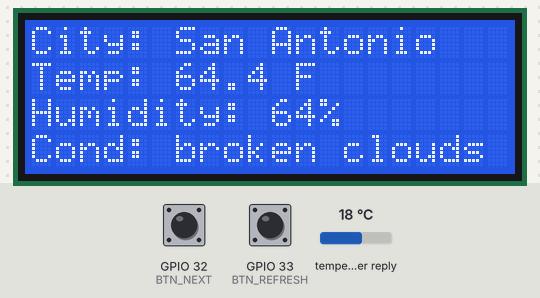
Recording of a sketch running on a simulated ESP32. On the bench: 20×4 character LCD. Inputs (shaded band) come from the test bench; at power-on: GPIO 32 (BTN_NEXT) HIGH, GPIO 33 (BTN_REFRESH) HIGH, temperature in the weather reply 18 °C. WiFi joins after 1.5 s; servers stay silent unless stated; web services answer with replies made up by the test bench; what the sketch prints to the serial monitor is not drawn.

Above: at 3.8 s.
3.9 s: GPIO 32 (BTN_NEXT) pulled LOW for 1 s
At 4.04 s:
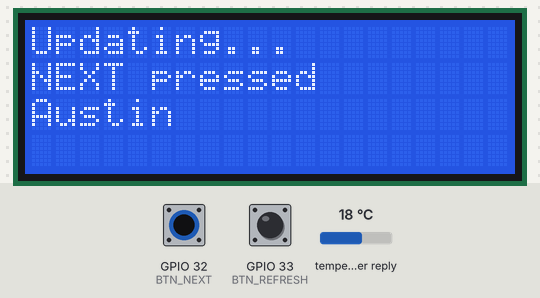
6.4 s: GPIO 33 (BTN_REFRESH) pulled LOW for 1 s
At 6.64 s:
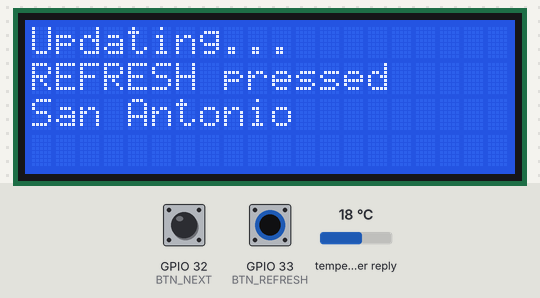
8.9 s: GPIO 32 (BTN_NEXT) pulled LOW for 0.15 s
At 9.9 s:
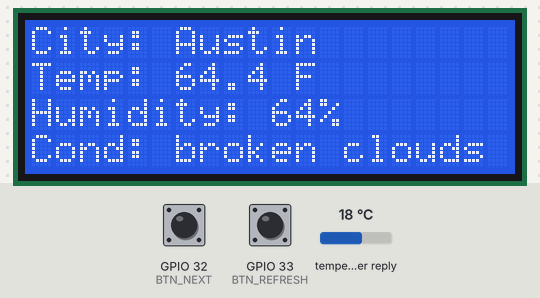
10.6 s: GPIO 33 (BTN_REFRESH) pulled LOW for 0.15 s
At 10.72 s:
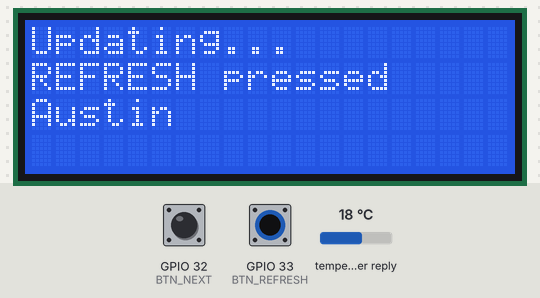
12.3 s: GPIO 32 (BTN_NEXT) pulled LOW for 0.15 s
At 13.7 s:
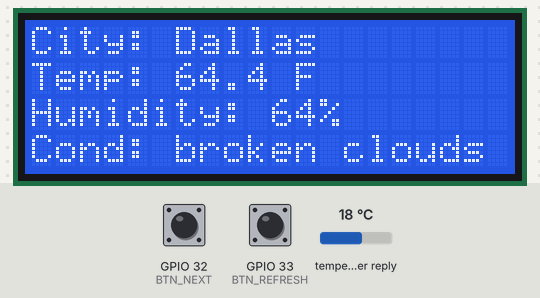
14.0 s: GPIO 33 (BTN_REFRESH) pulled LOW for 0.15 s
At 14.12 s:
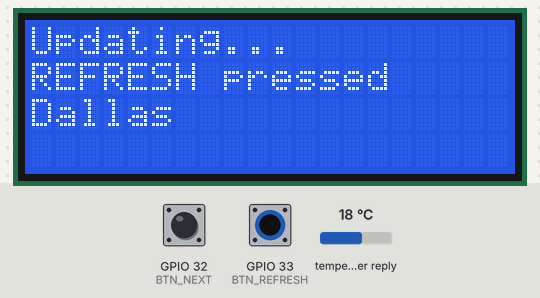
Timing chart, 0 to 16.7 s (numbered marks = the images above; inputs shaded):
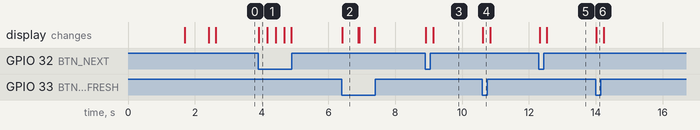

Measured:
- after the input at 3.9 s, the display: changes at once (image 1)
- after the input at 6.4 s, the display: changes at once (image 2)
- after the input at 8.9 s, the display: first changes at once (image 3 shows a later state)
- after the input at 10.6 s, the display: changes at once (image 4)
- after the input at 12.3 s, the display: first changes at once (image 5 shows a later state)
- after the input at 14.0 s, the display: changes at once (image 6)
- what the display in image 2 shows lasts 0.5 s, from 6.4 s to 6.9 s

The sketch:

SAR3_TaejooKim.ino
```cpp
#include <WiFi.h>
#include <HTTPClient.h>
#include <Arduino_JSON.h>
#include <LiquidCrystal.h>

// ---------- LCD (Parallel, 20x4, 4-bit) ----------
// RS, E, D4, D5, D6, D7
const int LCD_RS = 23;
const int LCD_E  = 22;
const int LCD_D4 = 21;
const int LCD_D5 = 19;
const int LCD_D6 = 18;
const int LCD_D7 = 5;

LiquidCrystal lcd(LCD_RS, LCD_E, LCD_D4, LCD_D5, LCD_D6, LCD_D7);

// ---------- WiFi ----------
const char* ssid = "Wokwi-GUEST";
const char* password = "";

// ---------- OpenWeather ----------
String apiKey = "8145513da15c12112f0d49df05fa6f37";
String countryCode = "US";
String units = "imperial"; // Fahrenheit

// URL-encoded city names
const char* cities[] = { "San%20Antonio", "Austin", "Dallas", "Houston" };
const char* citiesDisplay[] = { "San Antonio", "Austin", "Dallas", "Houston" };
const int NUM_CITIES = sizeof(cities) / sizeof(cities[0]);
int cityIdx = 0;

// ---------- Buttons ----------
const int BTN_NEXT = 32;
const int BTN_REFRESH = 33;

// Debounce settings
unsigned long lastPressNext = 0;
unsigned long lastPressRefresh = 0;
const unsigned long debounceMs = 250;

// Print fixed 20-character line on LCD
void lcdPrintFixed(int col, int row, String text) {
  if (text.length() > 20) text = text.substring(0, 20);
  while (text.length() < 20) text += " ";
  lcd.setCursor(col, row);
  lcd.print(text);
}

void showLCDStatus(String line0, String line1 = "", String line2 = "", String line3 = "") {
  lcd.clear();
  lcdPrintFixed(0, 0, line0);
  lcdPrintFixed(0, 1, line1);
  lcdPrintFixed(0, 2, line2);
  lcdPrintFixed(0, 3, line3);
}

void connectWiFi() {
  Serial.print("Connecting to WiFi");
  showLCDStatus("Connecting WiFi...", "Please wait...");

  WiFi.begin(ssid, password);
  while (WiFi.status() != WL_CONNECTED) {
    delay(400);
    Serial.print(".");
  }

  Serial.println("\nConnected!");
  showLCDStatus("WiFi Connected!", "Ready");
  delay(700);
}

// Global variables for weather display
float gTemp = 0.0;
int gHumidity = 0;
String gDesc = "";

bool getWeatherForCity(const String& cityEncoded) {
  if (WiFi.status() != WL_CONNECTED) return false;

  HTTPClient http;

  String url = "http://api.openweathermap.org/data/2.5/weather?q="
               + cityEncoded + "," + countryCode
               + "&appid=" + apiKey
               + "&units=" + units;

  http.begin(url);
  int httpCode = http.GET();

  Serial.print("HTTP code: ");
  Serial.println(httpCode);

  if (httpCode != 200) {
    Serial.println("Request failed or API error:");
    Serial.println(http.getString());
    showLCDStatus("HTTP Error: " + String(httpCode),
                  "Check URL/API key");
    http.end();
    return false;
  }

  String payload = http.getString();
  http.end();

  JSONVar data = JSON.parse(payload);
  if (JSON.typeof(data) == "undefined") {
    Serial.println("JSON parse failed");
    showLCDStatus("JSON parse failed");
    return false;
  }

  gTemp = (float)(double)data["main"]["temp"];
  gHumidity = (int)data["main"]["humidity"];
  gDesc = (const char*)data["weather"][0]["description"];

  Serial.println("====== Weather Data ======");
  Serial.print("City: "); Serial.println(cityEncoded);
  Serial.print("Temperature (F): "); Serial.println(gTemp);
  Serial.print("Humidity (%): "); Serial.println(gHumidity);
  Serial.print("Condition: "); Serial.println(gDesc);
  Serial.println();

  return true;
}

// Display weather on LCD
void renderLCDWeather() {
  String cityLine = "City: " + String(citiesDisplay[cityIdx]);
  String tempLine = "Temp: " + String(gTemp, 1) + " F";
  String humLine  = "Humidity: " + String(gHumidity) + "%";
  String condLine = "Cond: " + gDesc;

  if (condLine.length() > 20) condLine = condLine.substring(0, 20);

  lcd.clear();
  lcdPrintFixed(0, 0, cityLine);
  lcdPrintFixed(0, 1, tempLine);
  lcdPrintFixed(0, 2, humLine);
  lcdPrintFixed(0, 3, condLine);
}

// Show updating screen
void showUpdating(String reason) {
  showLCDStatus("Updating...", reason, String(citiesDisplay[cityIdx]), "");
}

void setup() {
  Serial.begin(115200);

  lcd.begin(20, 4);
  showLCDStatus("LCD Ready");

  pinMode(BTN_NEXT, INPUT_PULLUP);
  pinMode(BTN_REFRESH, INPUT_PULLUP);

  connectWiFi();

  showUpdating("Startup");
  if (getWeatherForCity(cities[cityIdx])) {
    renderLCDWeather();
  }
}

void loop() {
  bool nextPressed = (digitalRead(BTN_NEXT) == LOW);
  bool refreshPressed = (digitalRead(BTN_REFRESH) == LOW);

  unsigned long now = millis();

  // NEXT button: change city and update
  if (nextPressed && (now - lastPressNext > debounceMs)) {
    lastPressNext = now;

    cityIdx = (cityIdx + 1) % NUM_CITIES;

    Serial.print(">> City changed to: ");
    Serial.println(cities[cityIdx]);

    showUpdating("NEXT pressed");
    if (getWeatherForCity(cities[cityIdx])) {
      renderLCDWeather();
    }
  }

  // REFRESH button: update current city
  if (refreshPressed && (now - lastPressRefresh > debounceMs)) {
    lastPressRefresh = now;

    Serial.print(">> Refreshing current city: ");
    Serial.println(cities[cityIdx]);

    showUpdating("REFRESH pressed");
    if (getWeatherForCity(cities[cityIdx])) {
      renderLCDWeather();
    }
  }

  delay(10);
}
```
